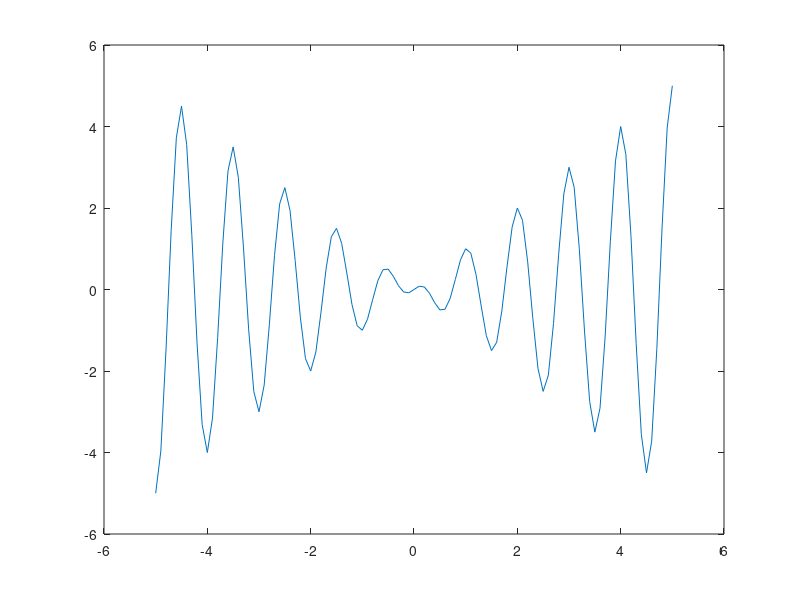

This chart was generated by the following MATLAB code:
% Program to understand the use of script file
% ?(?) = ????(2??), -5 ? ? ? 5
t=-5:0.1:5;
f=t.*cos(2*pi*t);
plot(t,f)
length (t)